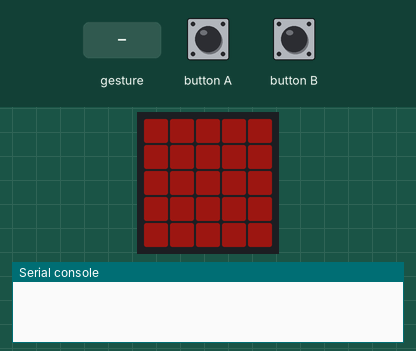
This program was run on a simulated BBC micro:bit running MicroPython. Shown: the board's 5×5 LED display, the last lines printed to the serial console. Inputs (shaded band) come from the test bench. Dim RGB values are drawn brighter than linear; no radio messages arrive unless stated (any console line starting 'radio sent:' is added by the test bench); a tilt is held for 1.5 s and a shake lasts 1 s, then the board lies face up again.

Above: at 2.7 s.
4.1 s: button B pressed for 0.15 s
At 4.8 s:
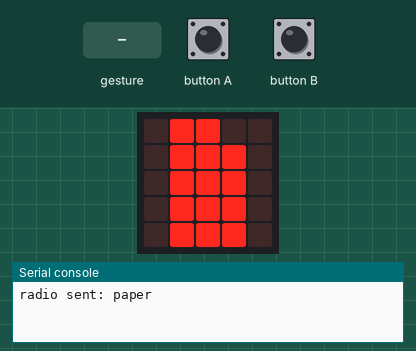
7.2 s: gesture 'shake'
At 8.6 s:
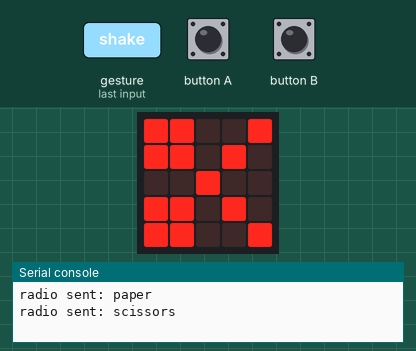
10.2 s: button A pressed for 0.15 s
At 10.7 s:
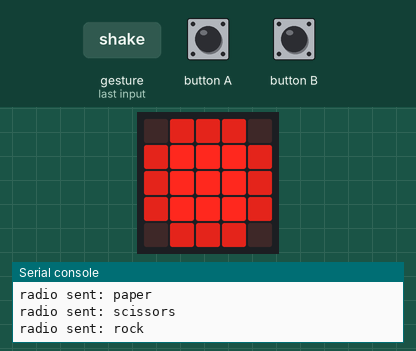
13.3 s: button A pressed for 1 s
17.3 s: button A pressed for 3.2 s
Timing chart, 0 to 20.3 s (numbered marks = the images above; inputs shaded):
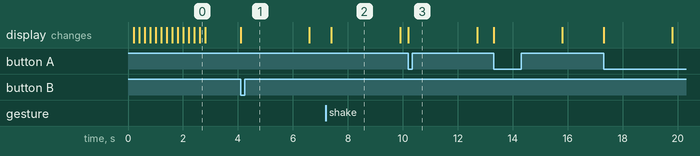

Measured:
- after the input at 4.1 s, the display: changes at once (image 1)
- after the input at 7.2 s, the display: changes after 0.20 s (image 2)
- after the input at 10.2 s, the display: changes at once (image 3)
- what the display in image 2 shows lasts 2.5 s, from 7.4 s to 9.9 s

The program:

game.py
```python
from microbit import *
import radio

radio.on() # Turn on the bluetooth function of the card
radio.config(channel=42) # Select the channel 42 of the bluetooth module

rock = Image( # Image of the rock on the card
        '06660:'
        '69996:'
        '69996:'
        '69996:'
        '06660')
paper = Image( # Image of the paper on the card
        '09900:'
        '09990:'
        '09990:'
        '09990:'
        '09990')
scissors = Image( # Image of the scissors on the card
        '99009:'
        '99090:'
        '00900:'
        '99090:'
        '99009')
lose = Image( # Image of the defeat on the card
        '97079:'
        '79797:'
        '07970:'
        '79797:'
        '97079')
win = Image( # Image of the victory on the card
        '98889:'
        '99999:'
        '09990:'
        '00900:'
        '09990')
tie  = Image( # Image of the draw on the card
        '09990:'
        '97079:'
        '90009:'
        '97079:'
        '09990')

#######################################################
# Introduction animation at the beginning of the game #
#######################################################

display.show(Image(
        "00000:"
        "00000:"
        "00900:"
        "00000:"
        "00000"))
sleep(200)
display.show(Image(
        "00000:"
        "00700:"
        "07970:"
        "00700:"
        "00000"))
sleep(200)
display.show(Image(
        "00700:"
        "07970:"
        "79997:"
        "07970:"
        "00700"))
sleep(200)
display.show(Image(
        "07970:"
        "79997:"
        "99999:"
        "79997:"
        "07970"))
sleep(200)
display.show(Image(
        "79997:"
        "99999:"
        "99999:"
        "99999:"
        "79997"))
sleep(200)
display.show(Image(
        "99999:"
        "99999:"
        "99999:"
        "99999:"
        "99999"))
sleep(200)
display.show(Image(
        "88888:"
        "88888:"
        "88888:"
        "88888:"
        "88888"))
sleep(200)
display.show(Image(
        "77777:"
        "77777:"
        "77777:"
        "77777:"
        "77777"))
sleep(200)
display.show(Image(
        "66666:"
        "66666:"
        "66666:"
        "66666:"
        "66666"))
sleep(200)
display.show(Image(
        "55555:"
        "55555:"
        "55555:"
        "55555:"
        "55555"))
sleep(200)
display.show(Image(
        "44444:"
        "44444:"
        "44444:"
        "44444:"
        "44444"))
sleep(200)
display.show(Image(
        "33333:"
        "33333:"
        "33333:"
        "33333:"
        "33333"))
sleep(200)
display.show(Image(
        "22222:"
        "22222:"
        "22222:"
        "22222:"
        "22222"))
sleep(200)
display.show(Image(
        "11111:"
        "11111:"
        "11111:"
        "11111:"
        "11111"))
sleep(200)
display.show(Image(
        "00000:"
        "00000:"
        "00000:"
        "00000:"
        "00000"))

while True:
    # Choice: rock
    if button_a.get_presses():
        display.show(rock) # Displays the image of the rock
        radio.send("rock") # Sends the player's choice
        sleep(2500)
        display.clear()
        opponent_move = radio.receive()# Receives the opponent's choice

        if opponent_move == "scissors": # Opponent choice: scissors
            display.show(win) # Displays the image of the victory
            sleep(2500)
            display.clear()
            break
        elif opponent_move == "paper": # Opponent choice: paper
            display.show(lose) # Displays the image of the defeat
            sleep(2500)
            display.clear()
            break
        elif opponent_move == "rock": # Opponent choice: rock
            display.show(tie) # Affiche l'image de l'égalité
            sleep(2500)
            display.clear()
            break

    # Choice: paper
    elif button_b.get_presses():
        display.show(paper) # Displays the image of the paper
        radio.send("paper") # Sends the player's choice
        sleep(2500)
        display.clear()
        opponent_move = radio.receive()# Receives the opponent's choice

        if opponent_move == "rock": # Opponent choice: rock
            display.show(win) # Displays the image of the victory
            sleep(2500)
            display.clear()
            break
        elif opponent_move == "scissors": # Opponent choice: scissors
            display.show(lose) # Displays the image of the defeat
            sleep(2500)
            display.clear()
            break
        elif opponent_move == "paper": # Opponent choice: paper
            display.show(tie) # Displays the image of the draw
            sleep(2500)
            display.clear()
            break

    # Choice: scissors
    elif accelerometer.was_gesture('shake'):
        display.show(scissors) # Displays the image of the scissors
        radio.send("scissors") # Sends the player's choice
        sleep(2500)
        display.clear()
        opponent_move = radio.receive()# Receives the opponent's choice

        if opponent_move == "paper": # Opponent choice: paper
            display.show(win) # Displays the image of the victory
            sleep(2500)
            display.clear()
            break
        elif opponent_move == "rock": # Opponent choice: rock
            display.show(lose) # Displays the image of the defeat
            sleep(2500)
            display.clear()
            break
        elif opponent_move == "scissors": # Opponent choice: scissors
            display.show(tie) # Displays the image of the draw
            sleep(2500)
            display.clear()
            break
```
